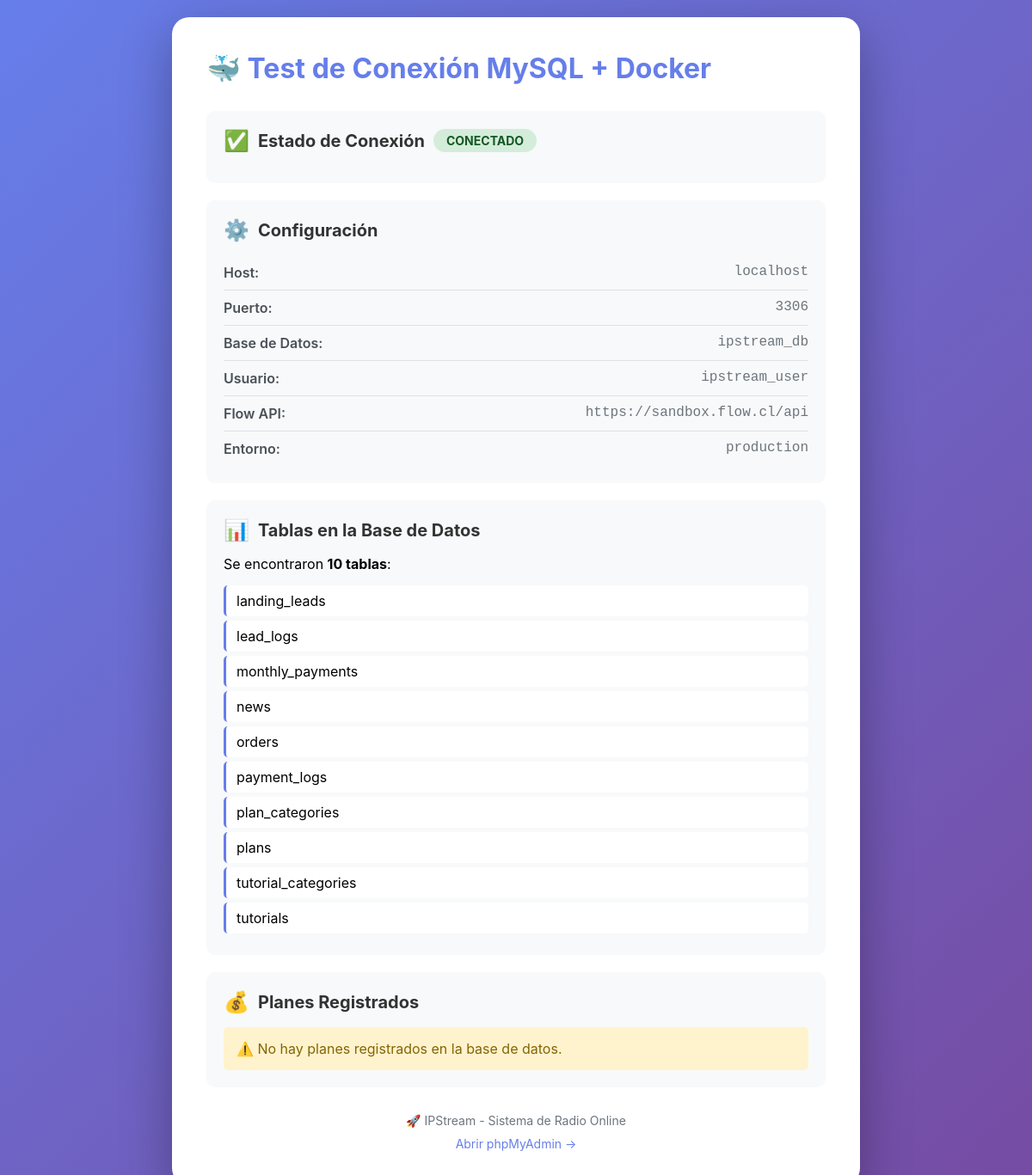
/php/test-connection.php, run on an earlier commit of the app's database.
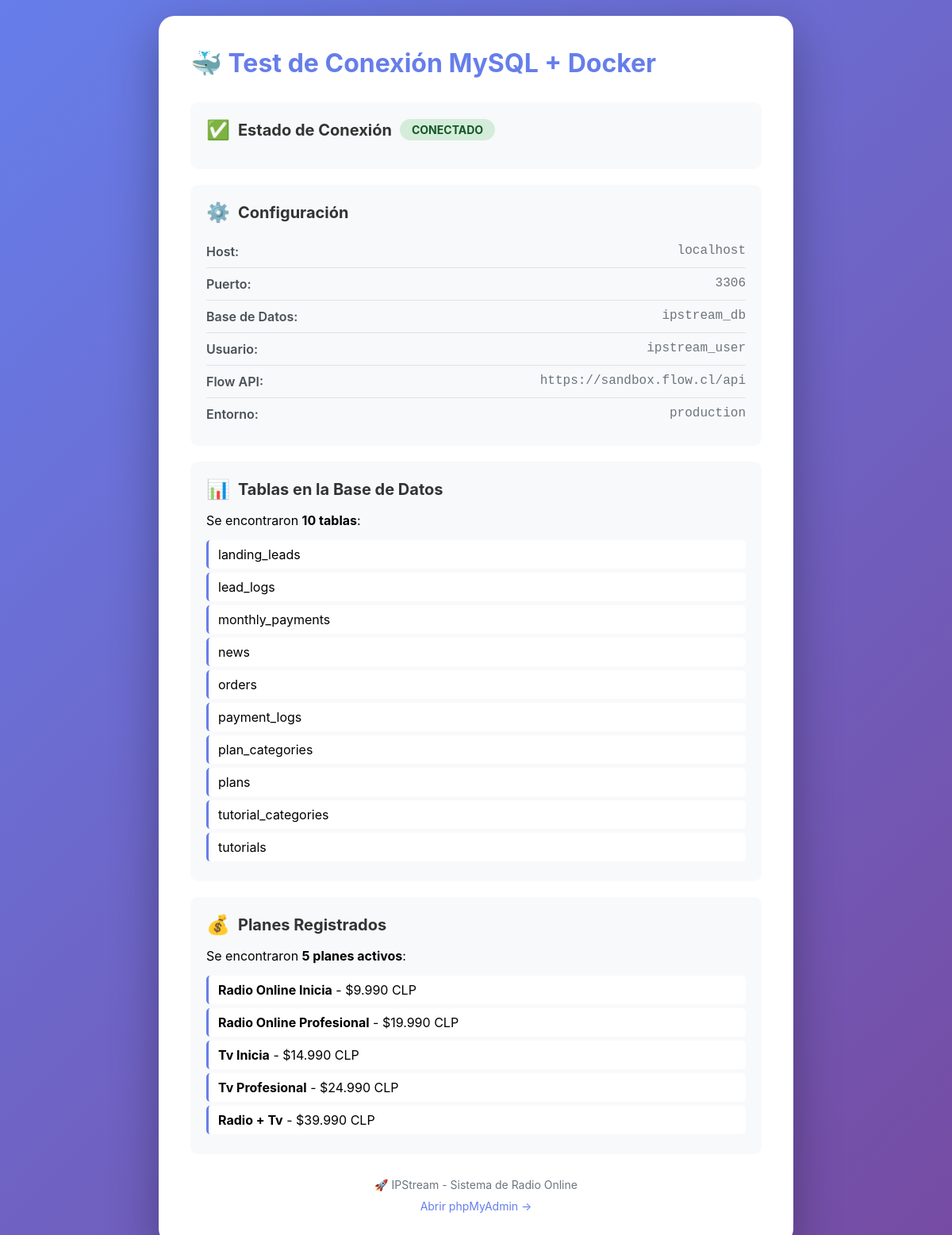
And on a later commit of the database.
### tables this page shows
CREATE TABLE IF NOT EXISTS `plans` (
  `id` int(11) NOT NULL AUTO_INCREMENT,
  `plan_key` varchar(50) NOT NULL,
  `plan_name` varchar(255) NOT NULL,
  `price` int(11) NOT NULL,
  `title` varchar(255) DEFAULT NULL,
  `icon` varchar(50) DEFAULT NULL,
  `image_url` varchar(500) DEFAULT NULL,
  `description` text DEFAULT NULL,
  `features` longtext DEFAULT NULL CHECK (json_valid(`features`)),
  `monthly_price` int(11) DEFAULT NULL,
  `annual_price` int(11) DEFAULT NULL,
  `billing_note` varchar(255) DEFAULT NULL,
  `demo_url` varchar(500) DEFAULT NULL,
  `category_id` int(11) DEFAULT NULL,
  `is_active` tinyint(1) DEFAULT 1,
  `created_at` timestamp NOT NULL DEFAULT current_timestamp(),
  `updated_at` timestamp NOT NULL DEFAULT current_timestamp() ON UPDATE current_timestamp(),
  PRIMARY KEY (`id`),
  UNIQUE KEY `plan_key` (`plan_key`),
  KEY `idx_category` (`category_id`),
  KEY `idx_active` (`is_active`)
);

### php/config/database.php (called while the page is built, shortened)
<?php
function getDatabase() {
    static $pdo = null;
    if ($pdo === null) {
        $dsn = "mysql:host=" . DB_HOST . ";dbname=" . DB_NAME . ";charset=utf8mb4";
        $options = [
            PDO::ATTR_ERRMODE => PDO::ERRMODE_EXCEPTION,
            PDO::ATTR_DEFAULT_FETCH_MODE => PDO::FETCH_ASSOC,
            PDO::MYSQL_ATTR_INIT_COMMAND => "SET NAMES utf8mb4 COLLATE utf8mb4_unicode_ci"
        ];
        $maxRetries = 3;
        $attempt = 0;
        while ($attempt < $maxRetries) {
            try {
                $pdo = new PDO($dsn, DB_USER, DB_PASS, $options);
                break;
            } catch (PDOException $e) {
                $attempt++;
                if ($attempt >= $maxRetries) {
                    error_log('Database connection failed after ' . $maxRetries . ' attempts: ' . $e->getMessage());
                    throw new Exception('Database connection failed: ' . $e->getMessage());
                }
                error_log('Database connection attempt ' . $attempt . ' failed, retrying: ' . $e->getMessage());
                sleep(1);
            }
        }
    }
    return $pdo;
}
function testDatabaseConnection() {
    try {
        $pdo = getDatabase();
        $stmt = $pdo->query('SELECT 1 as test');
        $result = $stmt->fetch();
        return $result['test'] === 1;
    } catch (Exception $e) {
        error_log('Database test failed: ' . $e->getMessage());
        return false;
    }
}
function getDatabaseInfo() {
    try {
        $pdo = getDatabase();
        $stmt = $pdo->query("SHOW TABLES");
        $tables = $stmt->fetchAll(PDO::FETCH_COLUMN);
        return [
            'connected' => true,
            'tables' => $tables,
            'has_orders' => in_array('orders', $tables),
            'has_logs' => in_array('payment_logs', $tables)
        ];
    } catch (Exception $e) {
        return [
            'connected' => false,
            'error' => $e->getMessage()
        ];
    }
}
?>

### php/test-connection.php (the view, shortened to what the changed rows need)
<?php
require_once __DIR__ . '/config/database.php';
?>
<!DOCTYPE html>
<html lang="es">
<head>
</head>
<body>
    <div class="container">
        <h1>🐳 Test de Conexión MySQL + Docker</h1>
        <?php
        $connectionSuccess = false;
        $dbInfo = null;
        try {
            $connectionSuccess = testDatabaseConnection();
            if ($connectionSuccess) {
                $dbInfo = getDatabaseInfo();
            }
        } catch (Exception $e) {
            $errorMessage = $e->getMessage();
        }
        ?>
        <div class="section">
            <h2>
                <span class="icon"><?php echo $connectionSuccess ? '✅' : '❌'; ?></span>
                Estado de Conexión
                <span class="status <?php echo $connectionSuccess ? 'success' : 'error'; ?>">
                    <?php echo $connectionSuccess ? 'CONECTADO' : 'ERROR'; ?>
                </span>
            </h2>
        </div>
        <div class="section">
            <h2><span class="icon">⚙️</span> Configuración</h2>
        </div>
        <?php if ($connectionSuccess && $dbInfo): ?>
            <div class="section">
                <h2><span class="icon">📊</span> Tablas en la Base de Datos</h2>
                <?php if (empty($dbInfo['tables'])): ?>
                    <p style="color: #856404; background: #fff3cd; padding: 15px; border-radius: 5px;">
                        ⚠️ No se encontraron tablas. El esquema debería cargarse automáticamente al iniciar Docker.
                    </p>
                <?php else: ?>
                    <ul class="table-list">
                        <?php foreach ($dbInfo['tables'] as $table): ?>
                            <li><?php echo htmlspecialchars($table); ?></li>
                        <?php endforeach; ?>
                    </ul>
                <?php endif; ?>
            </div>
            <div class="section">
                <h2><span class="icon">💰</span> Planes Registrados</h2>
                <?php
                try {
                    $pdo = getDatabase();
                    $stmt = $pdo->query("SELECT * FROM plans WHERE is_active = 1");
                    $plans = $stmt->fetchAll(PDO::FETCH_ASSOC);
                    if (empty($plans)): ?>
                        <p style="color: #856404; background: #fff3cd; padding: 15px; border-radius: 5px;">
                            ⚠️ No hay planes registrados en la base de datos.
                        </p>
                    <?php else: ?>
                        <p style="margin-bottom: 15px;">Se encontraron <strong><?php echo count($plans); ?> planes activos</strong>:</p>
                        <ul class="table-list">
                            <?php foreach ($plans as $plan): ?>
                                <li>
                                    <strong><?php echo htmlspecialchars($plan['plan_name']); ?></strong>
                                    - $<?php echo number_format($plan['price'], 0, ',', '.'); ?> CLP
                                </li>
                            <?php endforeach; ?>
                        </ul>
                    <?php endif;
                } catch (Exception $e) {
                    echo '<p style="color: #721c24;">Error al consultar planes: ' . htmlspecialchars($e->getMessage()) . '</p>';
                }
                ?>
            </div>
        <?php endif; ?>
    </div>
</body>
</html>

What changed in the data, as far as the page shows it:
added plans: plan_name "Radio Online Inicia", price "9.990"
added plans: plan_name "Radio Online Profesional", price "19.990"
added plans: plan_name "Tv Inicia", price "14.990"
added plans: plan_name "Tv Profesional", price "24.990"
added plans: plan_name "Radio + Tv", price "39.990"
Also different on the page:
count($plans): (not shown) → "5"
text no longer shown: "⚠️ No hay planes registrados en la base de datos."
text now shown: "Se encontraron planes activos :"
